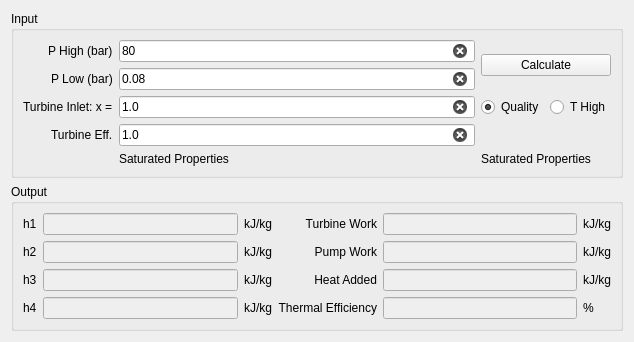
<?xml version="1.0" encoding="UTF-8"?>
<ui version="4.0">
 <class>Form</class>
 <widget class="QWidget" name="Form">
  <property name="geometry">
   <rect>
    <x>0</x>
    <y>0</y>
    <width>634</width>
    <height>327</height>
   </rect>
  </property>
  <property name="windowTitle">
   <string>Form</string>
  </property>
  <layout class="QVBoxLayout" name="verticalLayout">
   <item>
    <widget class="QGroupBox" name="groupBox">
     <property name="title">
      <string>Input</string>
     </property>
     <layout class="QGridLayout" name="gridLayout">
      <item row="0" column="0" alignment="Qt::AlignRight">
       <widget class="QLabel" name="lbl_PHigh">
        <property name="sizePolicy">
         <sizepolicy hsizetype="Preferred" vsizetype="Preferred">
          <horstretch>0</horstretch>
          <verstretch>0</verstretch>
         </sizepolicy>
        </property>
        <property name="text">
         <string>P High (bar)</string>
        </property>
       </widget>
      </item>
      <item row="0" column="2" rowspan="2" colspan="2">
       <widget class="QPushButton" name="btn_Calculate">
        <property name="text">
         <string>Calculate</string>
        </property>
       </widget>
      </item>
      <item row="1" column="0" alignment="Qt::AlignRight">
       <widget class="QLabel" name="lbl_PLow">
        <property name="sizePolicy">
         <sizepolicy hsizetype="Preferred" vsizetype="Preferred">
          <horstretch>0</horstretch>
          <verstretch>0</verstretch>
         </sizepolicy>
        </property>
        <property name="text">
         <string>P Low (bar)</string>
        </property>
       </widget>
      </item>
      <item row="1" column="1">
       <widget class="QLineEdit" name="le_PLow">
        <property name="sizePolicy">
         <sizepolicy hsizetype="Preferred" vsizetype="Fixed">
          <horstretch>0</horstretch>
          <verstretch>0</verstretch>
         </sizepolicy>
        </property>
        <property name="text">
         <string>0.08</string>
        </property>
        <property name="placeholderText">
         <string>enter a value for the low pressure isobar</string>
        </property>
        <property name="clearButtonEnabled">
         <bool>true</bool>
        </property>
       </widget>
      </item>
      <item row="0" column="1">
       <widget class="QLineEdit" name="le_PHigh">
        <property name="sizePolicy">
         <sizepolicy hsizetype="Preferred" vsizetype="Fixed">
          <horstretch>0</horstretch>
          <verstretch>0</verstretch>
         </sizepolicy>
        </property>
        <property name="text">
         <string>80</string>
        </property>
        <property name="placeholderText">
         <string>enter a value for the high pressure isobar</string>
        </property>
        <property name="clearButtonEnabled">
         <bool>true</bool>
        </property>
       </widget>
      </item>
      <item row="2" column="1">
       <widget class="QLineEdit" name="le_TurbineInletCondition">
        <property name="sizePolicy">
         <sizepolicy hsizetype="Preferred" vsizetype="Fixed">
          <horstretch>0</horstretch>
          <verstretch>0</verstretch>
         </sizepolicy>
        </property>
        <property name="text">
         <string>1.0</string>
        </property>
        <property name="clearButtonEnabled">
         <bool>true</bool>
        </property>
       </widget>
      </item>
      <item row="2" column="0" alignment="Qt::AlignRight">
       <widget class="QLabel" name="lbl_TurbineInletCondition">
        <property name="sizePolicy">
         <sizepolicy hsizetype="Preferred" vsizetype="Preferred">
          <horstretch>0</horstretch>
          <verstretch>0</verstretch>
         </sizepolicy>
        </property>
        <property name="text">
         <string>Turbine Inlet: x =</string>
        </property>
       </widget>
      </item>
      <item row="2" column="2">
       <widget class="QRadioButton" name="rdo_Quality">
        <property name="text">
         <string>Quality</string>
        </property>
        <property name="checked">
         <bool>true</bool>
        </property>
       </widget>
      </item>
      <item row="2" column="3">
       <widget class="QRadioButton" name="rdo_THigh">
        <property name="text">
         <string>T High</string>
        </property>
       </widget>
      </item>
      <item row="3" column="0" alignment="Qt::AlignRight">
       <widget class="QLabel" name="label">
        <property name="text">
         <string>Turbine Eff.</string>
        </property>
        <property name="textFormat">
         <enum>Qt::PlainText</enum>
        </property>
       </widget>
      </item>
      <item row="3" column="1">
       <widget class="QLineEdit" name="le_TurbineEff">
        <property name="text">
         <string>1.0</string>
        </property>
        <property name="placeholderText">
         <string>turbine isentropic efficiency 0.0&lt;eta&lt;=1.0</string>
        </property>
        <property name="clearButtonEnabled">
         <bool>true</bool>
        </property>
       </widget>
      </item>
      <item row="4" column="1">
       <widget class="QLabel" name="lbl_SatPropHigh">
        <property name="text">
         <string>Saturated Properties</string>
        </property>
       </widget>
      </item>
      <item row="4" column="2" colspan="2">
       <widget class="QLabel" name="lbl_SatPropLow">
        <property name="text">
         <string>Saturated Properties</string>
        </property>
       </widget>
      </item>
     </layout>
    </widget>
   </item>
   <item>
    <widget class="QGroupBox" name="groupBox_2">
     <property name="title">
      <string>Output</string>
     </property>
     <layout class="QGridLayout" name="gridLayout_2">
      <item row="3" column="1">
       <widget class="QLabel" name="label_5">
        <property name="text">
         <string>h2</string>
        </property>
       </widget>
      </item>
      <item row="5" column="1">
       <widget class="QLabel" name="label_7">
        <property name="text">
         <string>h4</string>
        </property>
       </widget>
      </item>
      <item row="4" column="1">
       <widget class="QLabel" name="label_9">
        <property name="text">
         <string>h3</string>
        </property>
       </widget>
      </item>
      <item row="2" column="1">
       <widget class="QLabel" name="label_2">
        <property name="text">
         <string>h1</string>
        </property>
       </widget>
      </item>
      <item row="2" column="2">
       <widget class="QLineEdit" name="le_H1">
        <property name="enabled">
         <bool>false</bool>
        </property>
       </widget>
      </item>
      <item row="5" column="2">
       <widget class="QLineEdit" name="le_H4">
        <property name="enabled">
         <bool>false</bool>
        </property>
       </widget>
      </item>
      <item row="4" column="2">
       <widget class="QLineEdit" name="le_H3">
        <property name="enabled">
         <bool>false</bool>
        </property>
       </widget>
      </item>
      <item row="2" column="3">
       <widget class="QLabel" name="label_4">
        <property name="text">
         <string>kJ/kg</string>
        </property>
       </widget>
      </item>
      <item row="4" column="3">
       <widget class="QLabel" name="label_8">
        <property name="text">
         <string>kJ/kg</string>
        </property>
       </widget>
      </item>
      <item row="3" column="2">
       <widget class="QLineEdit" name="le_H2">
        <property name="enabled">
         <bool>false</bool>
        </property>
       </widget>
      </item>
      <item row="5" column="3">
       <widget class="QLabel" name="label_6">
        <property name="text">
         <string>kJ/kg</string>
        </property>
       </widget>
      </item>
      <item row="3" column="3">
       <widget class="QLabel" name="label_3">
        <property name="text">
         <string>kJ/kg</string>
        </property>
       </widget>
      </item>
      <item row="5" column="4" alignment="Qt::AlignRight">
       <widget class="QLabel" name="label_10">
        <property name="text">
         <string>Thermal Efficiency</string>
        </property>
        <property name="alignment">
         <set>Qt::AlignRight|Qt::AlignTrailing|Qt::AlignVCenter</set>
        </property>
       </widget>
      </item>
      <item row="5" column="5">
       <widget class="QLineEdit" name="le_Efficiency">
        <property name="enabled">
         <bool>false</bool>
        </property>
       </widget>
      </item>
      <item row="4" column="5">
       <widget class="QLineEdit" name="le_HeatAdded">
        <property name="enabled">
         <bool>false</bool>
        </property>
       </widget>
      </item>
      <item row="4" column="4">
       <widget class="QLabel" name="label_11">
        <property name="text">
         <string>Heat Added</string>
        </property>
        <property name="alignment">
         <set>Qt::AlignRight|Qt::AlignTrailing|Qt::AlignVCenter</set>
        </property>
       </widget>
      </item>
      <item row="3" column="4">
       <widget class="QLabel" name="label_15">
        <property name="text">
         <string>Pump Work</string>
        </property>
        <property name="alignment">
         <set>Qt::AlignRight|Qt::AlignTrailing|Qt::AlignVCenter</set>
        </property>
       </widget>
      </item>
      <item row="2" column="4">
       <widget class="QLabel" name="label_14">
        <property name="text">
         <string>Turbine Work</string>
        </property>
        <property name="alignment">
         <set>Qt::AlignRight|Qt::AlignTrailing|Qt::AlignVCenter</set>
        </property>
       </widget>
      </item>
      <item row="3" column="5">
       <widget class="QLineEdit" name="le_PumpWork">
        <property name="enabled">
         <bool>false</bool>
        </property>
       </widget>
      </item>
      <item row="2" column="5">
       <widget class="QLineEdit" name="le_TurbineWork">
        <property name="enabled">
         <bool>false</bool>
        </property>
       </widget>
      </item>
      <item row="3" column="6">
       <widget class="QLabel" name="label_13">
        <property name="text">
         <string>kJ/kg</string>
        </property>
       </widget>
      </item>
      <item row="4" column="6">
       <widget class="QLabel" name="label_16">
        <property name="text">
         <string>kJ/kg</string>
        </property>
       </widget>
      </item>
      <item row="5" column="6">
       <widget class="QLabel" name="label_12">
        <property name="text">
         <string>%</string>
        </property>
       </widget>
      </item>
      <item row="2" column="6">
       <widget class="QLabel" name="label_17">
        <property name="text">
         <string>kJ/kg</string>
        </property>
       </widget>
      </item>
     </layout>
    </widget>
   </item>
  </layout>
 </widget>
 <resources/>
 <connections/>
</ui>
